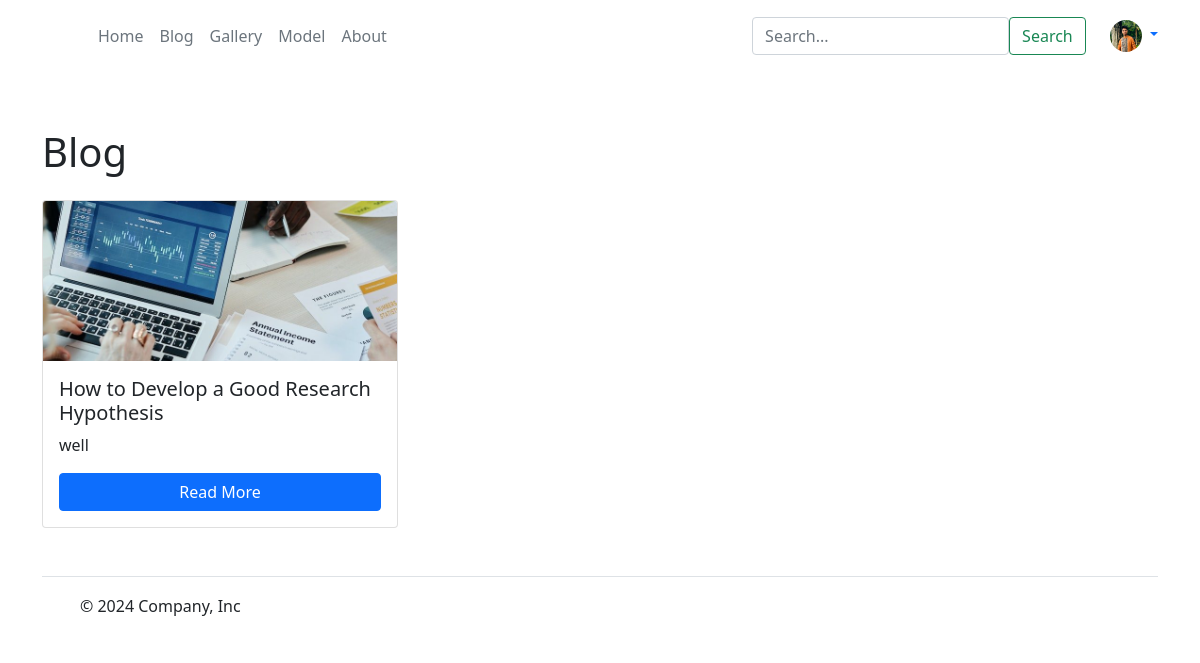
Page /blog/ (signed in) on the committed database.
### app/models.py (models this page shows, shortened)
class Student(models.Model):
  user = models.ForeignKey(User,on_delete=models.CASCADE)
  name = models.CharField(max_length=200)
  university_name = models.CharField(max_length=200)
  department = models.CharField(max_length=50)
  batch = models.CharField(max_length=50)
  roll = models.IntegerField()
  address = models.CharField(max_length=100)
  phone = models.CharField(default="01",max_length=100)
  student_img = models.ImageField(upload_to='student/')

class BlogPost(models.Model):
    STATUS_CHOICES = [
        ('published', 'Published'),
        ('pending', 'Pending')
    ]
    author = models.ForeignKey(User, on_delete=models.CASCADE)
    title = models.CharField(max_length=200)
    slug = models.SlugField(unique=True, blank=True)
    content = models.TextField()
    excerpt = models.TextField()
    image = models.ImageField(upload_to='blog/')
    published_date = models.DateTimeField(auto_now_add=True)
    status = models.CharField(max_length=10, choices=STATUS_CHOICES, default='pending')

### app/views.py (the view)
# urls.py: path('blog/', views.blog_list, name='blog_list'),
def blog_list(request):
    posts = BlogPost.objects.filter(status='published').order_by('-published_date')
    if request.method == 'GET':
        st = request.GET.get('blogtitle')
        if st!=None:
            posts = BlogPost.objects.filter(status='published', title__icontains=st).order_by('-published_date')
    return render(request, 'app/blog_list.html', {'posts': posts})

### app/context_processors.py (called while the page is built)
def student_processor(request):
    if request.user.is_authenticated:
        try:
            student = Student.objects.get(user=request.user)
        except Student.DoesNotExist:
            student = None
    else:
        student = None
    return {'student': student}

### app/templates/app/blog_list.html (shortened to what this page needs)
{% extends 'app/base.html' %}
{% load static %}
{% block main--content %}
<main class="container mt-5">
    <h1 class="mb-4">Blog</h1>
    <div class="row">
        {% for post in posts %}
        <div class="col-md-6 col-lg-4 mb-4">
            <div class="card h-100">
                <img src="{{ post.image.url }}" class="card-img-top" alt="{{ post.title }}">
                <div class="card-body d-flex flex-column">
                    <h5 class="card-title">{{ post.title }}</h5>
                    <p class="card-text">{{ post.excerpt }}</p>
                    <a href="{% url 'blog_detail' post.slug %}" class="btn btn-primary mt-auto">Read More</a>
                </div>
            </div>
        </div>
        {% endfor %}
    </div>
</main>
{% endblock main--content %}

### app/templates/app/base.html (shortened to what this page needs)
<!DOCTYPE html>
{% load static %}
<html lang="en">
  <head>
    <link
      href="https://cdn.jsdelivr.net/npm/bootstrap@5.0.2/dist/css/bootstrap.min.css"
      rel="stylesheet"
    />
    <link rel="stylesheet" href="{% static 'app/css/owl.carousel.min.css' %}" />
    <link rel="stylesheet" href="{% static 'app/css/all.min.css' %}" />
    <link rel="stylesheet" href="{% static 'app/css/style.css' %}" />
    <link rel="stylesheet" href="{% static 'app/css/gallery.css' %}" />
    <link rel="stylesheet" href="{% static 'app/css/about.css' %}" />
    <link rel="stylesheet" href="{% static 'app/css/model.css' %}" />
  </head>
  <body>
    <header>
      <div class="container">
        <div
          class="d-flex flex-wrap align-items-center justify-content-center justify-content-lg-start mt-lg-3"
        >
          <a
            href="/"
            class="d-flex align-items-center mb-2 mb-lg-0 text-white text-decoration-none"
          >
            <svg
              class="bi me-2"
              width="40"
              height="32"
              role="img"
              aria-label="Bootstrap"
            >
              <use xlink:href="#bootstrap"></use>
            </svg>
          </a>
          <ul
            class="nav col-12 col-lg-auto me-lg-auto mb-2 justify-content-center mb-md-0"
          >
            <li>
              <a href="{% url 'home' %}" class="nav-link px-2 text-secondary"
                >Home</a
              >
            </li>
            <li>
              <a href="{% url 'blog_list' %}" class="nav-link px-2 text-secondary">Blog</a>
            </li>
            <li>
              <a href="{% url 'gallery' %}" class="nav-link px-2 text-secondary"
                >Gallery</a
              >
            </li>
            <li><a href="{% url 'models_list' %}" class="nav-link px-2 text-secondary">Model</a></li>
            <li>
              <a href="{% url 'about' %}" class="nav-link px-2 text-secondary"
                >About</a
              >
            </li>
          </ul>
          <form class="col-12 col-lg-auto mb-3 mb-lg-0 me-lg-3 d-flex justify-content-between" role="search" method="get">
            <input type="search" class="form-control form-control-dark text-bg-success" placeholder="Search..." aria-label="Search" name="blogtitle">
            <button type="submit" class="btn btn-outline-success me-2">Search</button>
        </form>
          {% if request.user.is_authenticated %}
          <div class="dropdown text-end">
            <a
              href="#"
              class="d-block link-body-emphasis text-decoration-none dropdown-toggle"
              data-bs-toggle="dropdown"
              aria-expanded="false"
            >
              <img
                src="{{ student.student_img.url }}"
                alt="{{ student.name }}"
                width="32"
                height="32"
                class="rounded-circle"
              />
            </a>
          </div>
          {% endif %}
        </div>
        <br />
      </div>
    </header>
    {% block main--content %} {% endblock main--content %}
    <div class="container">
      <footer
        class="d-flex flex-wrap justify-content-between align-items-center py-3 my-4 border-top"
      >
        <div class="col-md-4 d-flex align-items-center">
          <a
            href="/"
            class="mb-3 me-2 mb-md-0 text-body-secondary text-decoration-none lh-1"
          >
            <svg class="bi" width="30" height="24">
              <use xlink:href="#bootstrap"></use>
            </svg>
          </a>
          <span class="mb-3 mb-md-0 text-body-secondary"
            >© 2024 Company, Inc</span
          >
        </div>
        <ul class="nav col-md-4 justify-content-end list-unstyled d-flex">
          <li class="ms-3">
            <a class="text-body-secondary" href="#"
              ><svg class="bi" width="24" height="24">
                <use xlink:href="#twitter"></use></svg
            ></a>
          </li>
          <li class="ms-3">
            <a class="text-body-secondary" href="#"
              ><svg class="bi" width="24" height="24">
                <use xlink:href="#instagram"></use></svg
            ></a>
          </li>
          <li class="ms-3">
            <a class="text-body-secondary" href="#"
              ><svg class="bi" width="24" height="24">
                <use xlink:href="#facebook"></use></svg
            ></a>
          </li>
        </ul>
      </footer>
    </div>
  </body>
</html>

### app/static/app/css/gallery.css (style rules this page uses)
* { box-sizing: border-box; }

### rows in the picture
Student: student_img (picture)
BlogPost: image (picture), title "How to Develop a Good Research Hypothesis", excerpt "well"
